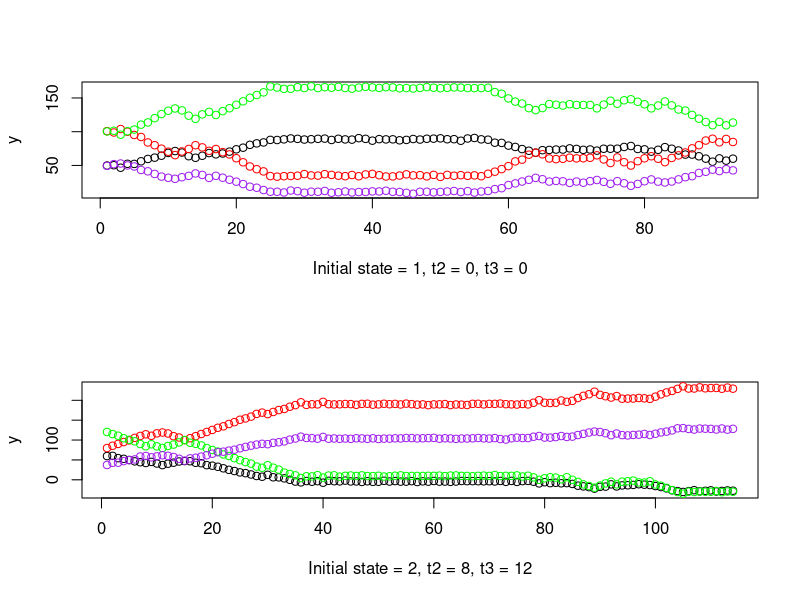
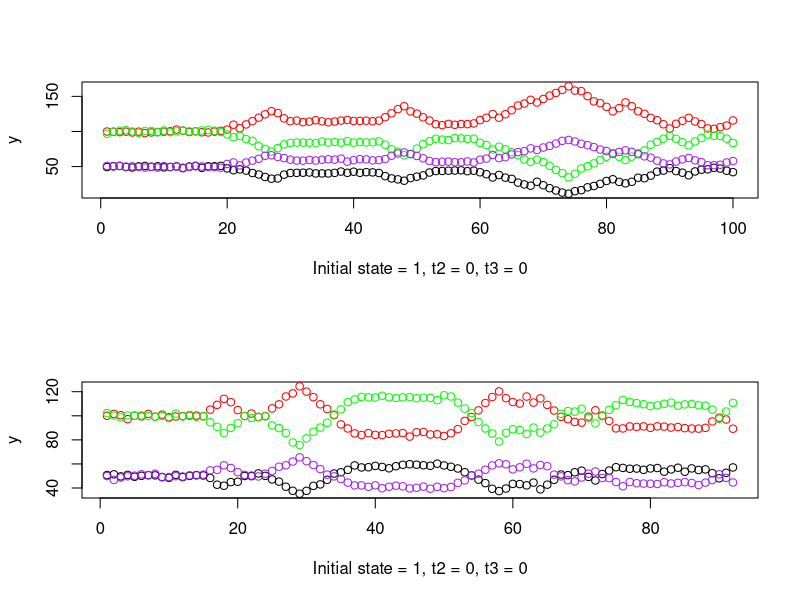
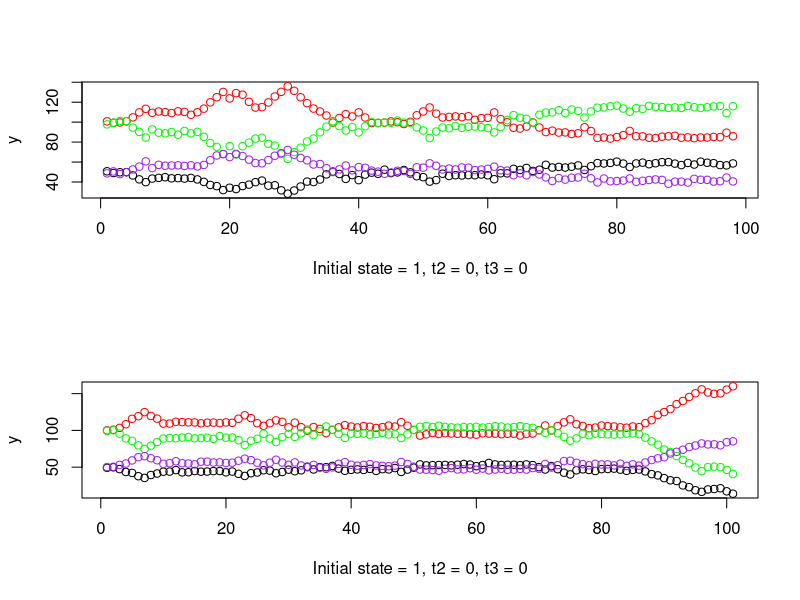
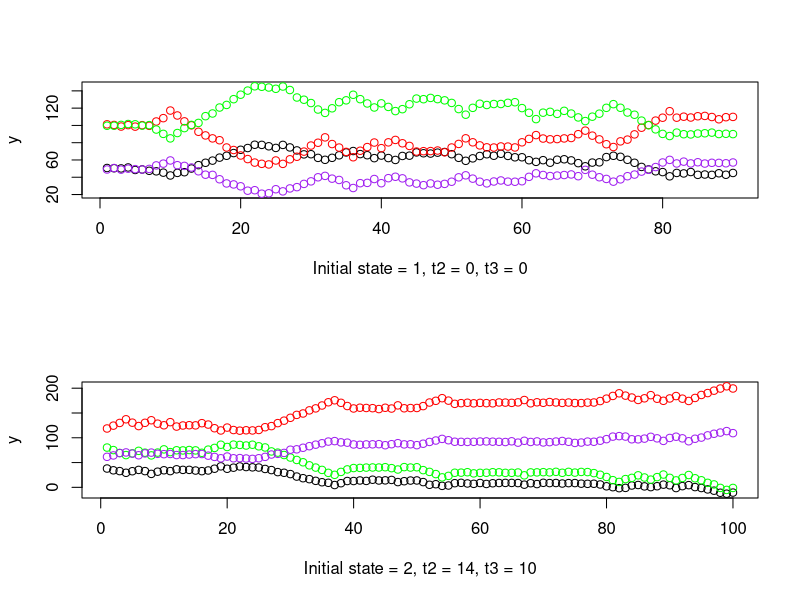
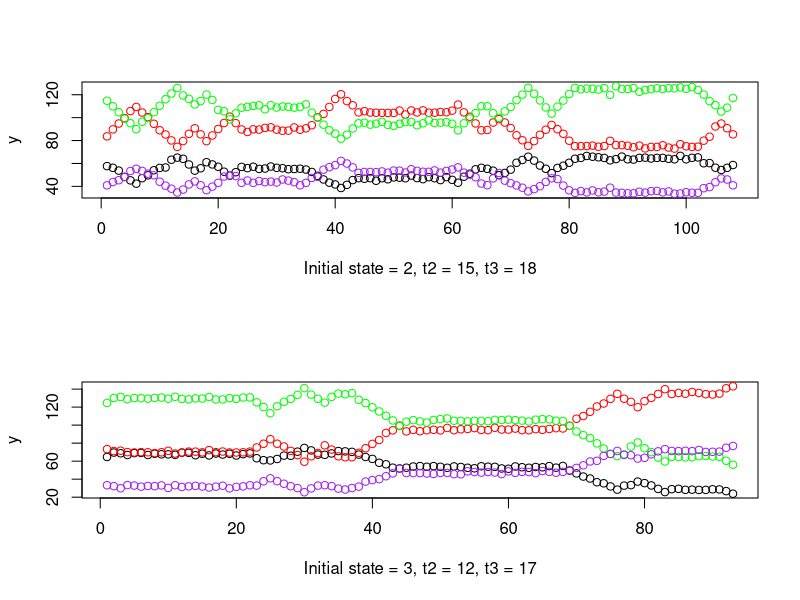
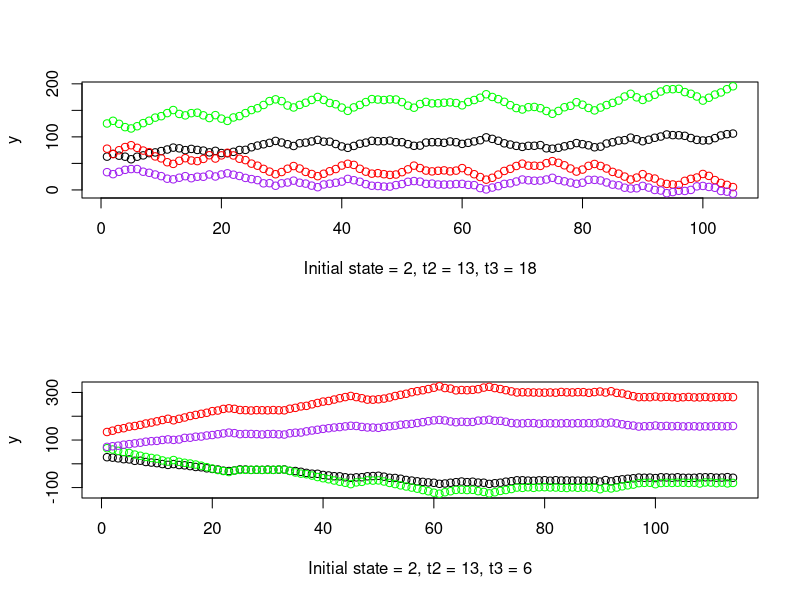
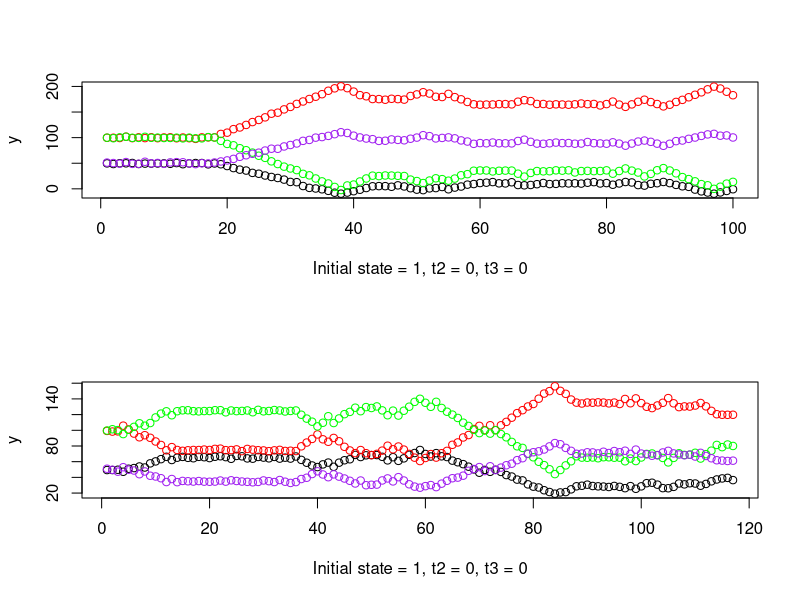
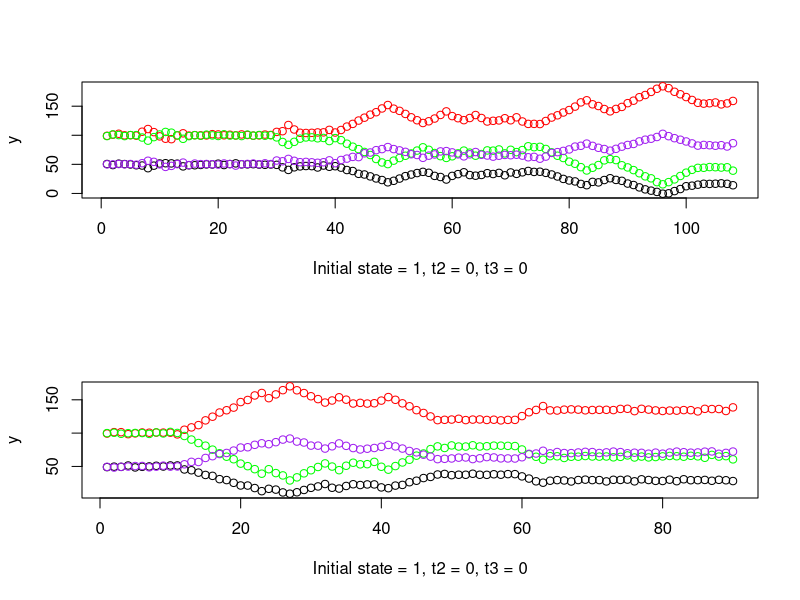

Generate these figures, in order, with R: (Note: this script raises an error after producing the figures.)
library(mvtnorm, quietly=T)

# Parameter initialization -----------------------------------------------------
par_index = list()
par_index$alpha = 1:12
par_index$zeta = 13:16
par_index$diag_R = 17:20
par_index$init = 21:22

par = rep(0, tail(par_index$init, 1))
par[par_index$alpha] = c( 50, -3,  3,
                         100,  5, -5,
                         100, -5,  5,
                          50,  3, -3)
par[par_index$zeta] = c(-2, -1, -1.5, -1.5)
par[par_index$diag_R] = c(0, 0, 0, 0)
par[par_index$init] = c(0, 0)

N = 500
n_state = 3

# Defining parameter objects ---------------------------------------------------
alpha = matrix(par[par_index$alpha], nrow = 3)
zeta = par[par_index$zeta]
R = diag(exp(par[par_index$diag_R]))
logit_prob = c(1, exp(par[par_index$init]))
init_prob = logit_prob / sum(logit_prob)

qz = exp(zeta)
Q = matrix(c(    1, qz[1],     0,
                 0,     1, qz[2],
             qz[3], qz[4],     1), ncol=3, byrow=T)

P = Q / rowSums(Q)

# Simulate multiple datasets ---------------------------------------------------
for(seed_num in 1:100) {
    
    print(paste0("Data set number: ", seed_num))
    set.seed(seed_num)
    
    if(seed_num == 1) {
        pdf("Plots/sim_data.pdf")
        par(mfrow=c(2,1))
    }
    data_format = NULL
    for(i in 1:N) {
        n_i = rpois(n = 1, lambda = 100)
        b_i = rep(NA, n_i)
        y_i = matrix(nrow = n_i, ncol = 4)
        
        # Sample the latent states
        for(k in 1:n_i) {
            if(k == 1) {
                b_i[k] = sample(1:n_state, size = 1, prob = init_prob)
            } else {
                b_i[k] = sample(1:n_state, size = 1, prob=P[b_i[k-1],])
            }
        }

        # Sample the observations
        g_0 = rep(0, ncol(y_i))
        max_t = 20
        for(k in 1:n_i) {
            mean_k = rep(0, ncol(y_i))
            if(k == 1) {
                t_2 = 0
                t_3 = 0
                if(b_i[k] == 2) {
                    t_3 = sample(0:max_t, size = 1)
                    if(t_3 > 0) {
                        t_2 = sample(2:max_t, size = 1)
                    } else {
                        t_2 = sample(1:max_t, size = 1)
                    }
                } else if(b_i[k] == 3) {
                    t_2 = sample(1:max_t, size = 1)
                    t_3 = sample(1:max_t, size = 1)
                }
                g_0 = alpha[1,] + t_2 * alpha[2, ] + t_3 * alpha[3, ]
                mean_k = g_0
            } else {
                mean_k = g_0 + sum(b_i[2:k] == 2) * alpha[2, ] + sum(b_i[2:k] == 3) * alpha[3, ]
            }
            
            y_i[k, ] = rmvnorm(n = 1, mean = mean_k, sigma = R)
        }
        
        sub_i = cbind(i, y_i, b_i, t_2, t_3)
        data_format = rbind(data_format, sub_i)
        
        if(seed_num == 1 & i <= 50) {
            y_bounds = c(min(c(y_i)), max(c(y_i)))
            plot(1:n_i, y_i[,1], ylim = y_bounds, ylab = "y", 
                 xlab = paste0("Initial state = ", b_i[1], ", t2 = ", t_2, ", t3 = ", t_3))
            points(1:n_i, y_i[,2], col = 'red')
            points(1:n_i, y_i[,3], col = 'green')
            points(1:n_i, y_i[,4], col = 'purple')    
        }
    }
    if(seed_num == 1) dev.off()
    
    colnames(data_format) = c("id", "y1", "y2", "y3", "y4", "state", "t2", "t3")
    save(data_format, file = paste0('Data/data_format', seed_num, '.rda'))    

    # Transition frequencies for the simulated data set ------------------------
    nTrans_sim = matrix(0, nrow = n_state, ncol = n_state)
    for(i in unique(data_format[,"id"])){
    	subject <- data_format[data_format[,"id"]==i,,drop=FALSE]
    	for(k in 2:nrow(subject)) {
    	    nTrans_sim[subject[k-1, "state"], subject[k, "state"]] = 
    	        nTrans_sim[subject[k-1, "state"], subject[k, "state"]] + 1 
    	}
    }
    
    change_states = c(nTrans_sim[1,2], nTrans_sim[2,3], nTrans_sim[3,1], nTrans_sim[3,2])
    print("All observed transitions: ")
    print(nTrans_sim)
    cat('Simulated data set transition fequencies               = ', change_states / sum(change_states),'\n')
    cat('Simulated data set transition counts                   = ', change_states,'\n')
}
